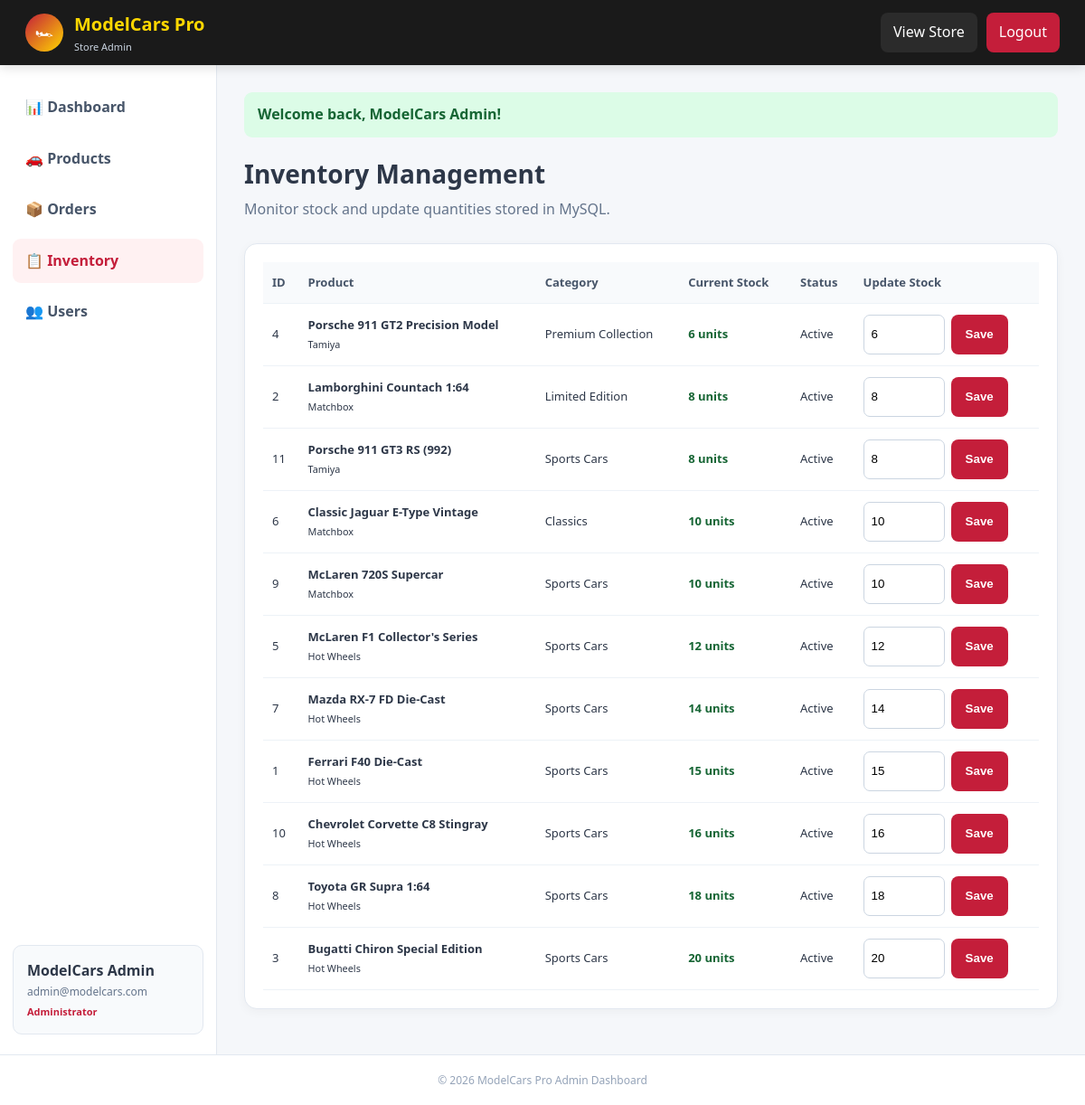
The app's page /admin/inventory.php (signed in), older data.
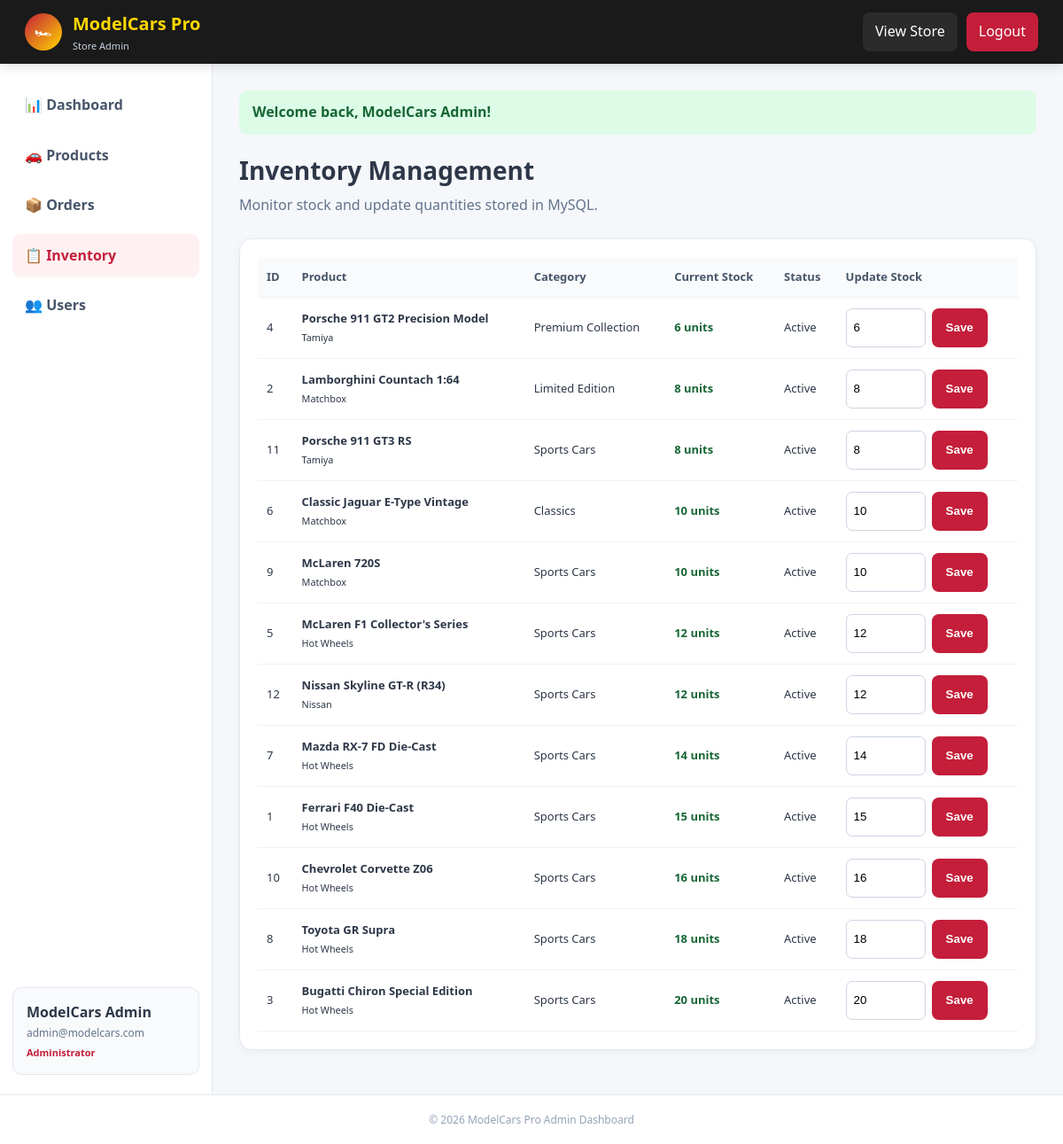
The same page, newer data.
### tables this page shows
CREATE TABLE `products` (
    `id` INT AUTO_INCREMENT PRIMARY KEY,
    `category_id` INT NOT NULL,
    `brand` VARCHAR(80) NOT NULL,
    `name` VARCHAR(150) NOT NULL,
    `slug` VARCHAR(150) NOT NULL UNIQUE,
    `scale` VARCHAR(20) DEFAULT '1:64',
    `description` TEXT NOT NULL,
    `price` DECIMAL(10, 2) NOT NULL,
    `old_price` DECIMAL(10, 2) NULL,
    `stock_quantity` INT DEFAULT 10,
    `rating` DECIMAL(2, 1) DEFAULT 5.0,
    `reviews_count` INT DEFAULT 0,
    `badge` VARCHAR(50) NULL,
    `image` VARCHAR(255) NOT NULL,
    `is_featured` TINYINT(1) DEFAULT 1,
    `created_at` TIMESTAMP DEFAULT CURRENT_TIMESTAMP,
    `updated_at` TIMESTAMP DEFAULT CURRENT_TIMESTAMP ON UPDATE CURRENT_TIMESTAMP,
    CONSTRAINT `fk_products_category` FOREIGN KEY (`category_id`) REFERENCES `categories` (`id`) ON DELETE CASCADE
);

CREATE TABLE `categories` (
    `id` INT AUTO_INCREMENT PRIMARY KEY,
    `name` VARCHAR(100) NOT NULL,
    `slug` VARCHAR(100) NOT NULL UNIQUE,
    `description` TEXT NULL,
    `icon` VARCHAR(50) DEFAULT '🏎',
    `created_at` TIMESTAMP DEFAULT CURRENT_TIMESTAMP
);

### php/config.php (called while the page is built, shortened)
<?php
function sanitize($data) {
    return htmlspecialchars(trim((string)$data), ENT_QUOTES, 'UTF-8');
}

### admin/inventory.php (the view, shortened to what this page needs)
<?php
$pageTitle='Inventory Management';$activePage='inventory';require_once __DIR__.'/_header.php';
$products=$pdo->query("SELECT p.id,p.name,p.brand,p.stock_quantity,p.is_active,c.name category_name FROM products p JOIN categories c ON c.id=p.category_id ORDER BY p.stock_quantity ASC,p.name ASC")->fetchAll();
?>
<div class="admin-title-row"><div><h1>Inventory Management</h1><p>Monitor stock and update quantities stored in MySQL.</p></div></div>
<div class="admin-card"><div class="admin-table-wrap"><table class="admin-table"><thead><tr><th>ID</th><th>Product</th><th>Category</th><th>Current Stock</th><th>Status</th><th>Update Stock</th></tr></thead><tbody>
<?php foreach($products as $p): ?><tr><td><?php echo $p['id']; ?></td><td><strong><?php echo sanitize($p['name']); ?></strong><br><small><?php echo sanitize($p['brand']); ?></small></td><td><?php echo sanitize($p['category_name']); ?></td><td class="<?php echo $p['stock_quantity']<=5?'stock-low':'stock-ok'; ?>"><?php echo (int)$p['stock_quantity']; ?> units</td><td><?php echo $p['is_active']?'Active':'Inactive'; ?></td><td><form method="post" class="admin-actions"><input type="hidden" name="csrf_token" value="<?php echo adminCsrfToken(); ?>"><input type="hidden" name="id" value="<?php echo $p['id']; ?>"><input type="number" min="0" name="stock_quantity" value="<?php echo (int)$p['stock_quantity']; ?>" style="width:90px;padding:8px;border:1px solid #cbd5e1;border-radius:7px"><button class="admin-btn" type="submit">Save</button></form></td></tr><?php endforeach; ?>
</tbody></table></div></div>
<?php require_once __DIR__.'/_footer.php'; ?>

Row changes from the older to the newer data that the page shows:
changed products id 11: name "Porsche 911 GT3 RS (992)" → "Porsche 911 GT3 RS"
changed products id 9: name "McLaren 720S Supercar" → "McLaren 720S"
added products: id "12", name "Nissan Skyline GT-R (R34)", brand "Nissan", category.name "Sports Cars", stock_quantity "12", is_active "Active"
changed products id 10: name "Chevrolet Corvette C8 Stingray" → "Chevrolet Corvette Z06"
changed products id 8: name "Toyota GR Supra 1:64" → "Toyota GR Supra"
